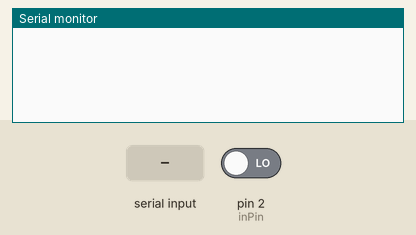
Recording of a sketch running on a simulated Arduino Uno, built with avr-gcc and run on an emulated ATmega328P. Shown: the last lines printed to the serial monitor. Inputs (shaded band) come from the test bench; at power-on: pin 2 (inPin) LOW.

Above: at 1.2 s.
1.3 s: pin 2 (inPin) driven HIGH
At 2.1 s:
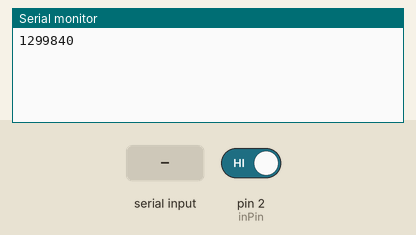
2.8 s: "1" received over Serial
At 3.2 s:
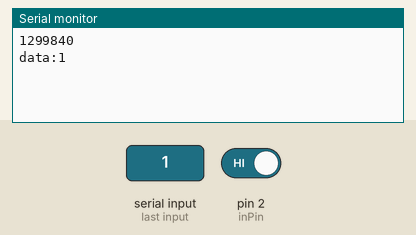
4.3 s: "0" received over Serial
At 5.6 s:
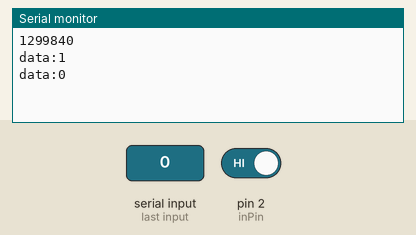

The sketch:

ZeroCrossAlgorithm.ino
```cpp
volatile unsigned long firstPulseTime;
volatile unsigned long lastPulseTime;

short numPulses=0;
short inPin=2;
short inTone;
short prevTone;
bool valid=false;
String packets="";

bool interrupt=false;
void isr()
{

  unsigned long now = micros();
  if(valid){prevTone=inTone;}
  if (numPulses == 1){firstPulseTime = now;} //getting the period of the incoming tone
  else{lastPulseTime = now;}
  numPulses++;
  Serial.println(now);
  if(numPulses==2) //one firstPulseTime & lastPulseTime are set for one pulse
  {
    /*if(lastPulseTime-firstPulseTime>=588) //determine whether or not the tone is a 0 or 1
    {

      valid=true; //we can assign this tone to prevTone & use this tone to decode the signal
      inTone=0;
      packets+="0";
    }
    else
    {
      valid=true;
      inTone=1;
      packets+="1";
    }
    //else{valid=false;}*/
    numPulses=0; //reset num pulses so we can get the time again
  }
  //if(valid && (prevTone==inTone)){packets+="1";} //no change in tone
  //else if(valid){packets+="0";}

}

void setup()
{
 Serial.begin(19200);    // this is here so that we can print the result
 pinMode(inPin, INPUT);
 attachInterrupt(digitalPinToInterrupt(inPin), isr, RISING);    // enable the interrupt
}
void serialEvent()
{
  while (Serial.available())
  {
   char inChar = (char)Serial.read();
   Serial.print("data:");
   Serial.write(inChar);
   Serial.println();
   Serial.print(packets);
  }
}

// Measure the frequency over the specified sample time in milliseconds, returning the frequency in Hz
/*float readFrequency(unsigned int sampleTime)
{
 numPulses = 0;                      // prime the system to start a new reading
 attachInterrupt(digitalPinToInterrupt(inPin), isr, RISING);    // enable the interrupt
 //delay(sampleTime);
 detachInterrupt(digitalPinToInterrupt(inPin));
 return (numPulses < 3) ? 0 : (1000000.0 * (float)(numPulses - 2))/(float)(lastPulseTime - firstPulseTime);
}*/

void loop()
{
  //if(interrupt) Serial.println("TRUE!");
  //int val=digitalRead(2);
  //Serial.println(val);
  //float freq = readFrequency(100);
  //Serial.println(freq);
  //delay(1000);
}
```

Measured:
- after the input at 1.3 s, the serial monitor: prints a new line at once (image 1)
- after the input at 2.8 s, the serial monitor: prints a new line at once (image 2)
- after the input at 4.3 s, the serial monitor: prints a new line at once (image 3)
